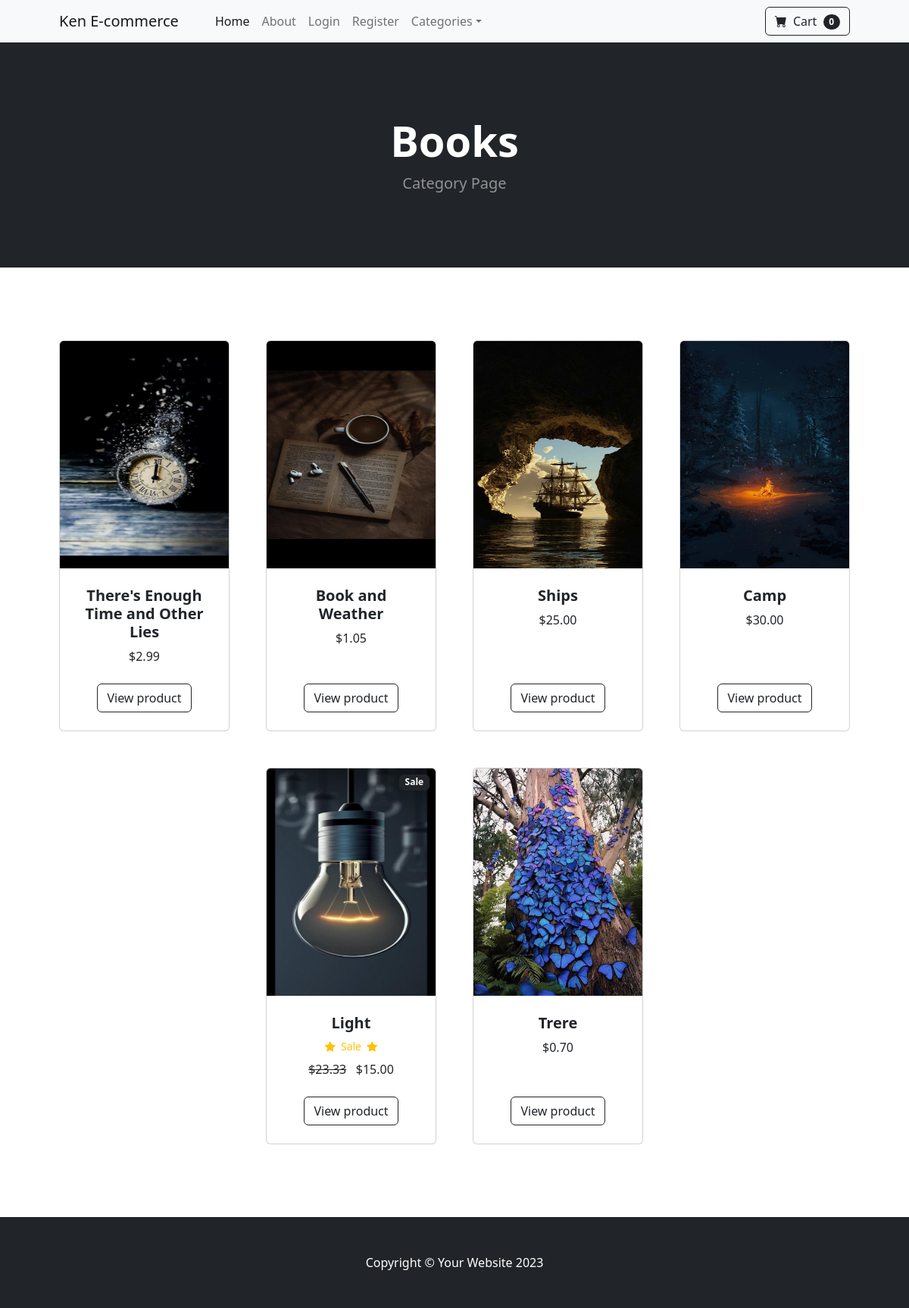
/category/Books, run on the app's committed database.
### store/models.py (models this page shows, shortened)
class Category(models.Model):
	name = models.CharField(max_length=50)
	def __str__(self):
		return self.name
	class Meta:
		verbose_name_plural = 'categories'

class Product(models.Model):
	name = models.CharField(max_length=100)
	price = models.DecimalField(default=0, decimal_places=2, max_digits=6)
	category = models.ForeignKey(Category, on_delete=models.CASCADE, default=1)
	description = models.CharField(max_length=250, default='', blank=True, null=True)
	image = models.ImageField(upload_to='uploads/product/')
	is_sale = models.BooleanField(default=False)
	sale_price = models.DecimalField(default=0, decimal_places=2, max_digits=6)

### store/views.py (the view)
# urls.py: path('category/<str:foo>', views.category, name='category'),
def category(request, foo):
	foo = foo.replace('-', ' ')
	try:
		category = Category.objects.get(name=foo)
		products = Product.objects.filter(category=category)
		return render(request, 'category.html', {'products': products, 'category': category})
	except:
		messages.success(request, ("Category does not exist"))
		return redirect('home')

### cart/cart.py (called while the page is built)
	def __len__(self):
		return len(self.cart)

### cart/context_processors.py (called while the page is built)
def cart(request):
	return {'cart': Cart(request)}

### store/templates/category.html
{% extends 'base.html' %}
{% block content %}
<body>
    <header class="bg-dark py-5">
        <div class="container px-4 px-lg-5 my-5">
            <div class="text-center text-white">
                <h1 class="display-4 fw-bolder">{{ category }}</h1>
                <p class="lead fw-normal text-white-50 mb-0">Category Page</p>
            </div>
        </div>
    </header>
    <section class="py-5">
        <div class="container px-4 px-lg-5 mt-5">
            <div class="row gx-4 gx-lg-5 row-cols-2 row-cols-md-3 row-cols-xl-4 justify-content-center">
                {% for product in products %}
                    {% if product.is_sale %}
                        <div class="col mb-5">
                            <div class="card h-100">
                                <div class="badge bg-dark text-white position-absolute" style="top: 0.5rem; right: 0.5rem">Sale</div>
                                <img class="card-img-top" src="{{ product.image.url }}" width="450" height="300" alt="..." />
                                <div class="card-body p-4">
                                    <div class="text-center">
                                        <h5 class="fw-bolder">{{ product.name }}</h5>
                                        <div class="d-flex justify-content-center small text-warning mb-2">
                                            <div class="bi-star-fill"></div>
                                            &nbsp;&nbsp;Sale&nbsp;&nbsp;
                                            <div class="bi-star-fill"></div>
                                        </div>
                                        <strike>${{ product.price }}</strike>
                                        &nbsp;
                                        ${{ product.sale_price }}
                                    </div>
                                </div>
                                <div class="card-footer p-4 pt-0 border-top-0 bg-transparent">
                                    <div class="text-center"><a class="btn btn-outline-dark mt-auto" href="{% url 'product' product.id %}">View product</a></div>
                                </div>
                            </div>
                        </div>
                    {% else %}
                        <div class="col mb-5">
                            <div class="card h-100">
                                <img class="card-img-top" src="{{ product.image.url }}" width="450" height="300" alt="..." />
                                <div class="card-body p-4">
                                    <div class="text-center">
                                        <h5 class="fw-bolder">{{ product.name }}</h5>
                                        ${{ product.price }}
                                    </div>
                                </div>
                                <div class="card-footer p-4 pt-0 border-top-0 bg-transparent">
                                    <div class="text-center"><a class="btn btn-outline-dark mt-auto" href="{% url 'product' product.id %}">View product</a></div>
                                </div>
                            </div>
                        </div>
                    {% endif %}
                {% endfor %}
            </div>
        </div>
    </section>
</body>
{% endblock %}

### data on the page
Category: name "Books"
Product: image (picture), name "There's Enough Time and Other Lies", price "2.99"
Product: image (picture), name "Book and Weather", price "1.05"
Product: image (picture), name "Ships", price "25.00"
Product: image (picture), name "Camp", price "30.00"
Product: image (picture), name "Light", price "23.33", sale_price "15.00"
Product: image (picture), name "Trere", price "0.70"

### other printed values
{{ cart|length }} "0"
